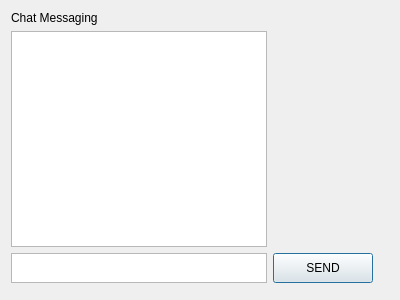
<?xml version="1.0" encoding="UTF-8"?>
<ui version="4.0">
 <class>Dialog</class>
 <widget class="QDialog" name="Dialog">
  <property name="geometry">
   <rect>
    <x>0</x>
    <y>0</y>
    <width>400</width>
    <height>300</height>
   </rect>
  </property>
  <property name="windowTitle">
   <string>Dialog</string>
  </property>
  <layout class="QFormLayout" name="formLayout">
   <item row="4" column="0">
    <layout class="QHBoxLayout" name="horizontalLayout"/>
   </item>
   <item row="3" column="1">
    <widget class="QPushButton" name="pushButton">
     <property name="maximumSize">
      <size>
       <width>100</width>
       <height>30</height>
      </size>
     </property>
     <property name="text">
      <string>SEND</string>
     </property>
    </widget>
   </item>
   <item row="3" column="0">
    <widget class="QTextEdit" name="textEdit">
     <property name="maximumSize">
      <size>
       <width>400</width>
       <height>30</height>
      </size>
     </property>
    </widget>
   </item>
   <item row="2" column="0">
    <widget class="QListView" name="chatView">
     <property name="maximumSize">
      <size>
       <width>400</width>
       <height>400</height>
      </size>
     </property>
    </widget>
   </item>
   <item row="1" column="0">
    <widget class="QLabel" name="label">
     <property name="maximumSize">
      <size>
       <width>400</width>
       <height>40</height>
      </size>
     </property>
     <property name="text">
      <string>Chat Messaging</string>
     </property>
    </widget>
   </item>
  </layout>
 </widget>
 <resources/>
 <connections/>
</ui>
